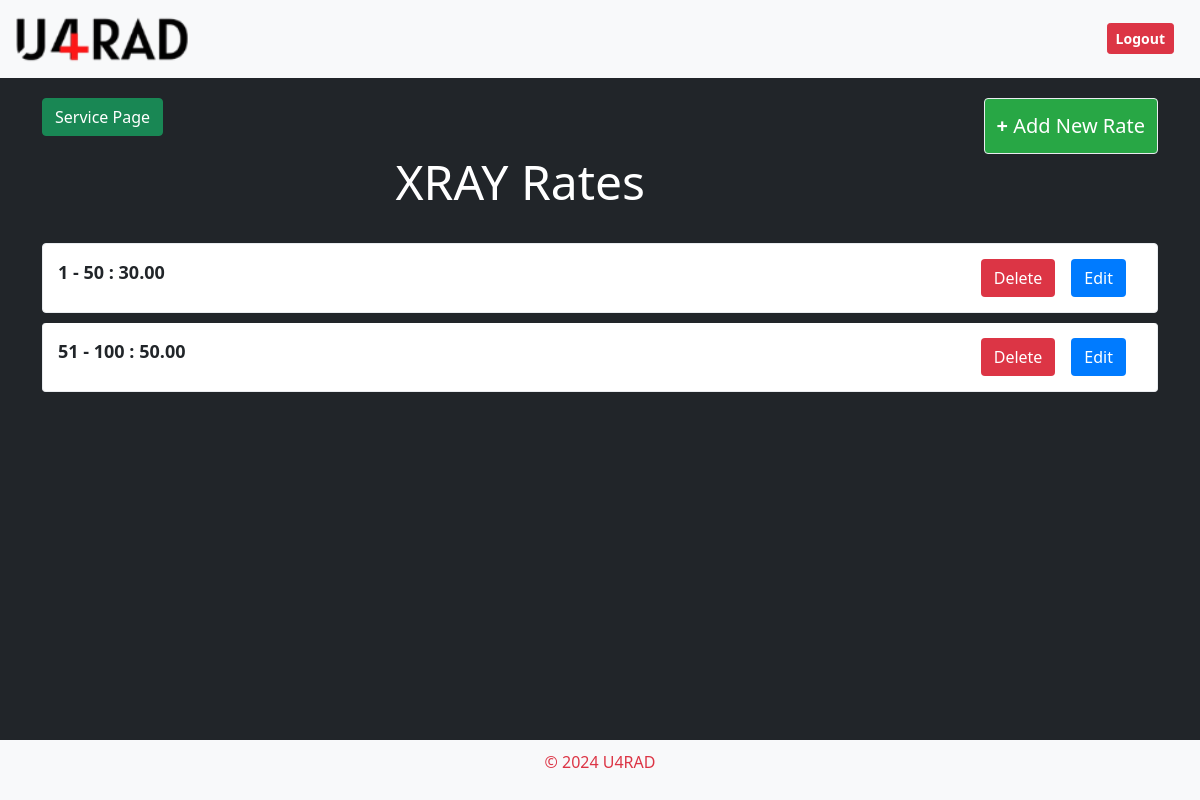
Page /services/4/rates/ on the committed database.
### services/models/models.py (models this page shows, shortened)
class Service(models.Model):
    service_name = models.CharField(max_length=100)
    is_active = models.BooleanField(default=True)
    added_date = models.DateTimeField(auto_now_add=True)
    added_by = models.ForeignKey(User, related_name='services_added', on_delete=models.CASCADE)
    modified_date = models.DateTimeField(auto_now=True)
    modified_by = models.ForeignKey(User, related_name='services_modified', on_delete=models.CASCADE)

class ServiceRate(models.Model):
    service = models.ForeignKey(Service, related_name='rates', on_delete=models.CASCADE)
    min_quantity = models.IntegerField()
    max_quantity = models.IntegerField()
    rate = models.DecimalField(max_digits=10, decimal_places=2)

### services/views.py (the view)
# urls.py: path('services/<int:service_id>/rates/', views.service_rate_list, name='service_rate_list'),
def service_rate_list(request, service_id):
    service = get_object_or_404(Service, pk=service_id)
    rates = service.rates.all()
    return render(request, 'services/service_rate_list.html', {'service': service, 'rates': rates})

### services/templates/services/service_rate_list.html (shortened to what this page needs)
{% extends 'services/base_generic.html' %}
{% block content %}
<div class="container services-container">
  <button class="btn-add-service" onclick="window.location.href='{% url 'service_rate_create' service.id %}'"><strong>+ </strong>Add New Rate</button>
  <div>
    <button class="btn btn-success" onclick="window.location.href='{% url 'service_list' %}'">Service Page</button>
  </div>
  <div class="services-header">
    {{ service.service_name }} Rates
  </div>
  <ul class="list-group">
    {% for rate in rates %}
      <li class="list-group-item">
        <div class="service-name">
          {{ rate.min_quantity }} - {{ rate.max_quantity }} : {{ rate.rate }}
          <button class="btn btn-edit" onclick="window.location.href='{% url 'service_rate_update' service.id rate.id %}'">Edit</button>
          <button class="btn btn-delete" onclick="window.location.href='{% url 'service_rate_delete' service.id rate.id %}'">Delete</button>
        </div>
      </li>
    {% endfor %}
  </ul>
</div>
{% endblock %}

### services/static/css/styles.css (style rules this page uses)
body { font-family: Arial, sans-serif; margin: 0; padding: 0; background-color: #f4f4f4; }
button { padding: 10px 20px; background-color: #5cb85c; border: none; color: #fff; cursor: pointer; }

### services/templates/services/base_generic.html (style rules this page uses)
body { margin: 0; padding: 0; box-sizing: border-box; }

### services/templates/services/service_rate_list.html (style rules this page uses)
ul { list-style-type: none; padding: 0; }
li { margin-bottom: 10px; padding: 10px; background-color: #f8f9fa; border: 1px solid #e9ecef; border-radius: 4px; }
.services-header { padding: 10px 15px; margin-bottom: 15px; border-radius: 4px; font-size: 48px; color: white; text-align: center; }
.btn-add-service { top: 10px; right: 10px; background-color: #28a745; color: white; padding:12px; border: 1px solid #e9ecef; border-radius: 4px; font-size: 20px; cursor: pointer; float: inline-end; }
.services-container { margin-top: 20px; position: relative; }
.btn-edit { background-color: #007bff; color: white; float: inline-end; margin-right: 1rem; }
.btn-delete { background-color: #dc3545; color: white; float: inline-end; margin-right: 1rem; }
.service-name { font-size: 18px; font-weight: bold; flex: 1; }
.list-group { margin-bottom: 20px; }
.list-group-item { padding: 15px; margin-bottom: 10px; background-color: #ffffff; border: 1px solid #e9ecef; border-radius: 4px; display: flex; justify-content: space-between; align-items: center; }

### rows in the picture
Service: service_name "XRAY"
ServiceRate: min_quantity "1", max_quantity "50", rate "30.00"
ServiceRate: min_quantity "51", max_quantity "100", rate "50.00"
